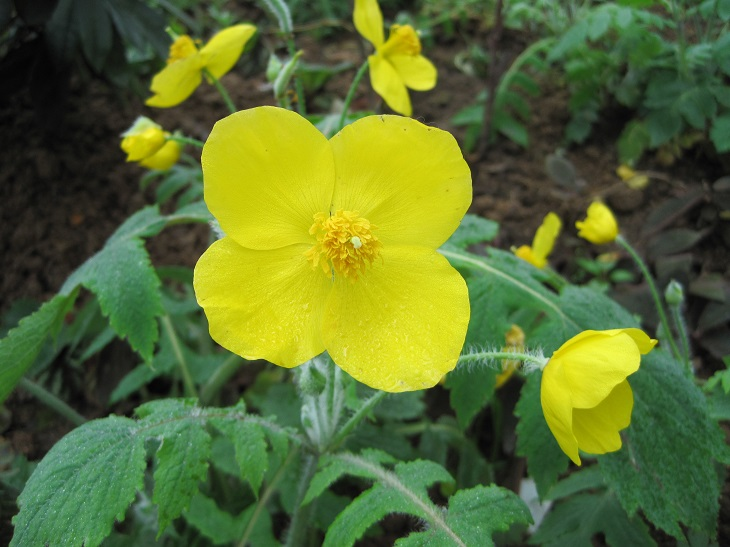
#> input picture 2入门/opencv入门/image0.JPG, 730 x 547 px, found by its file name
$ jupyter execute '09磨皮美白.ipynb'
#> lines starting #> are read from the running program, lines starting #| are printed output that depends on the picture
[cell 1]
# p = p+40
# p = p*1。2+40
# g+r P*piexl = new
import cv2
import numpy as np
img = cv2.imread('/Users/xh/workspaces/jupyter/opencv-example/2入门/opencv入门/image0.JPG', 1)
#> img is the input picture: shape (547, 730, 3); mean B, G, R 48.7, 109.6, 90.1
imgInfo = img.shape
#> imgInfo = (547, 730, 3)
height = imgInfo[0]
#> height = 547
width = imgInfo[1]
#> width = 730
dst = np.zeros((height,width,3),np.uint8)
for i in range(0,height):
    for j in range(0,width):
        (b,g,r) = img[i,j]
        bb = int(b*1.3)+10
        gg = int(g*1.2)+15

        if bb>255:
            bb = 255
        if gg>255:
            gg = 255

        dst[i,j] = (bb,gg,r)
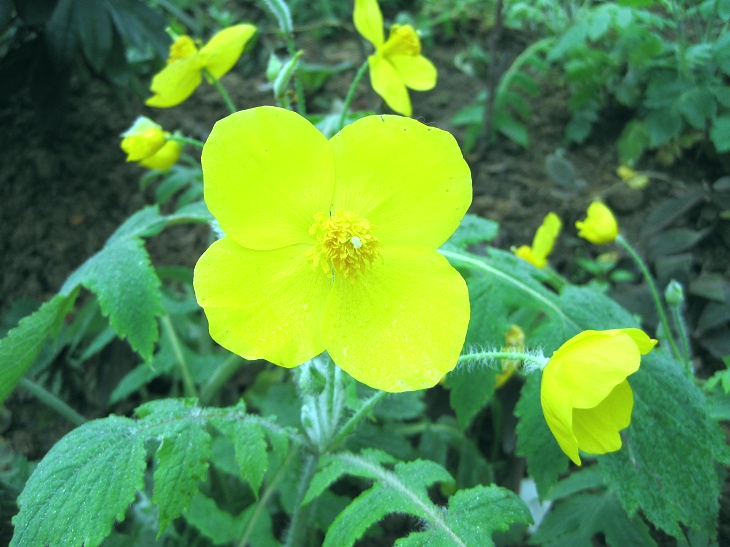
#> dst: shape (547, 730, 3); mean B, G, R 72.9, 143.4, 90.1
import matplotlib.pyplot as plt

fig, axes = plt.subplots(1, 2, figsize=(15, 8))
# 原灰度图
axes[0].imshow(cv2.cvtColor(img, cv2.COLOR_BGR2RGB))  # ✅ 指定灰度颜色映射
axes[0].set_title('Original Image')
axes[0].axis('off')

# 均衡化后的图像
axes[1].imshow(cv2.cvtColor(dst, cv2.COLOR_BGR2RGB))  # ✅ 指定灰度颜色映射
axes[1].set_title('Result Image')
axes[1].axis('off')

plt.tight_layout()
plt.show()
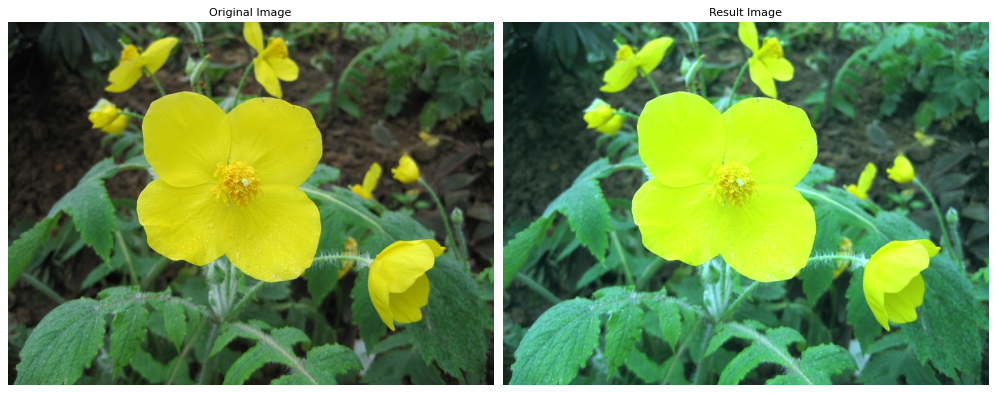
#> figure drawn by matplotlib, 2 panels

[cell 2]
import cv2
import matplotlib.pyplot as plt

# 1. 读取图像
img = cv2.imread('1.png', 1)  # 1 表示彩色读取
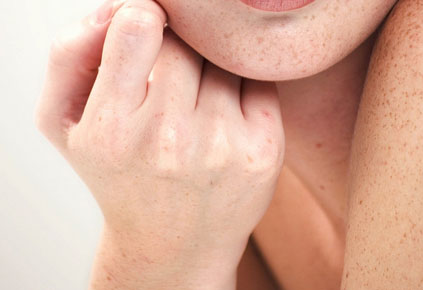
#> input picture 3-3图像美化/1.png, 423 x 290 px
#> img is the input picture: shape (290, 423, 3); mean B, G, R 156.3, 175.2, 218.8

# 2. 双边滤波
dst = cv2.bilateralFilter(img, 15, 35, 35)
#> dst: shape (290, 423, 3)

# 3. 绘制对比图
fig, axes = plt.subplots(1, 2, figsize=(15, 8))

# 原图
axes[0].imshow(cv2.cvtColor(img, cv2.COLOR_BGR2RGB))
axes[0].set_title('Original Image')
axes[0].axis('off')

# 双边滤波后
axes[1].imshow(cv2.cvtColor(dst, cv2.COLOR_BGR2RGB))
axes[1].set_title('Bilateral Filter Result')
axes[1].axis('off')

plt.tight_layout()
plt.show()
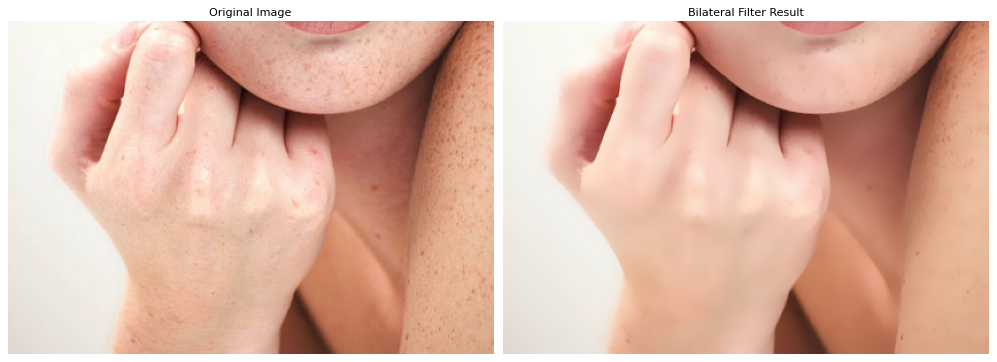
#> figure drawn by matplotlib, 2 panels
